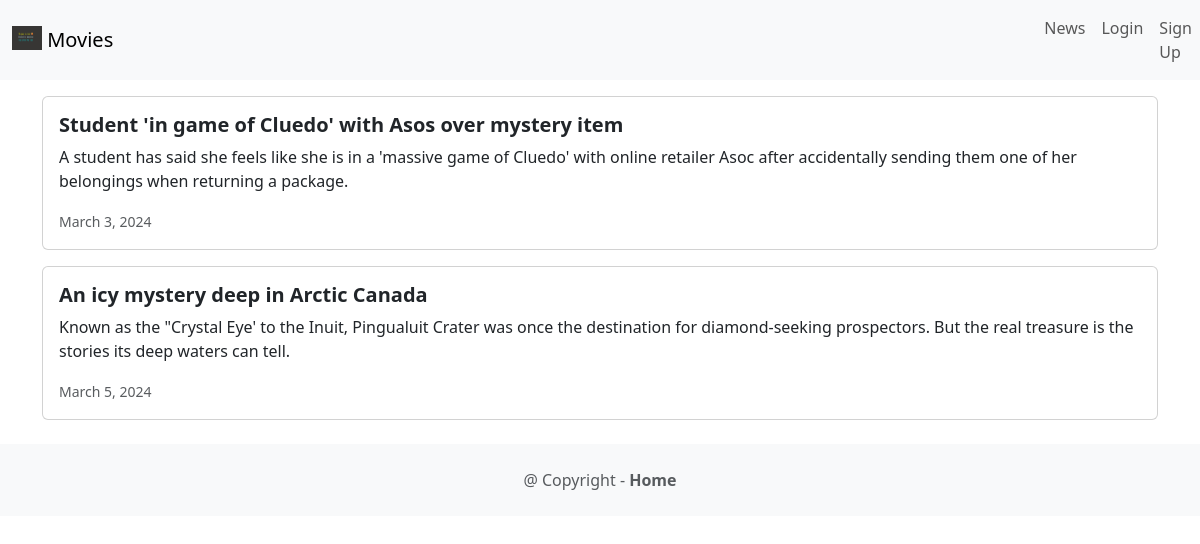
Page /news/ on the committed database.
### news/models.py (models this page shows, shortened)
class News(models.Model):
    headline = models.CharField(max_length=200)
    body = models.TextField()
    date = models.DateField()

### news/views.py (the view)
# urls.py: path('news/', include('news.urls')),
def news(request):
    oNews = News.objects.all()
    return render(request, 'news.html', {'vloNews': oNews})

### news/templates/news.html (shortened to what this page needs)
{% extends 'base.html' %}
    {% block content %}
    {% for news in vloNews %}
    <div class="card mb-3">
        <div class="card-body">
            <h5 class="card-title fw-bold">{{ news.headline }}</h5>
            <p class="card-text">{{ news.body }}</p>
            <p class="card-text">
                <small class="text-muted">{{ news.date }}</small>
            </p>
        </div>
    </div>
    {% endfor %}
    {% endblock %}

### rows in the picture
News: headline "Student 'in game of Cluedo' with Asos over mystery item", body "A student has said she feels like she is in a 'massive game of Cluedo' with online retailer Asoc after accidentally sending them one of her belongings when returning a package.", date "March 3, 2024"
News: headline "An icy mystery deep in Arctic Canada", body "Known as the \"Crystal Eye' to the Inuit, Pingualuit Crater was once the destination for diamond-seeking prospectors. But the real treasure is the stories its deep waters can tell.", date "March 5, 2024"
